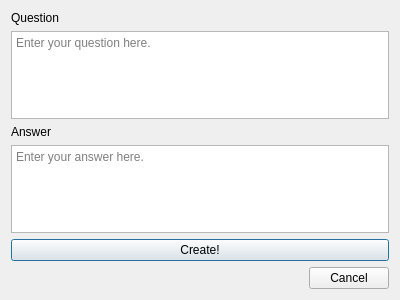
<?xml version="1.0" encoding="UTF-8"?>
<ui version="4.0">
 <class>AddCardDialog</class>
 <widget class="QDialog" name="AddCardDialog">
  <property name="geometry">
   <rect>
    <x>0</x>
    <y>0</y>
    <width>400</width>
    <height>300</height>
   </rect>
  </property>
  <property name="windowTitle">
   <string>Dialog</string>
  </property>
  <layout class="QVBoxLayout" name="verticalLayout">
   <item>
    <widget class="QLabel" name="questionLabel">
     <property name="text">
      <string>Question</string>
     </property>
    </widget>
   </item>
   <item>
    <widget class="QTextEdit" name="questionTextEdit">
     <property name="placeholderText">
      <string>Enter your question here.</string>
     </property>
    </widget>
   </item>
   <item>
    <widget class="QLabel" name="answerLabel">
     <property name="text">
      <string>Answer</string>
     </property>
    </widget>
   </item>
   <item>
    <widget class="QTextEdit" name="answerTextEdit">
     <property name="placeholderText">
      <string>Enter your answer here.</string>
     </property>
    </widget>
   </item>
   <item>
    <widget class="QPushButton" name="createCardButton">
     <property name="text">
      <string>Create!</string>
     </property>
    </widget>
   </item>
   <item>
    <layout class="QHBoxLayout" name="horizontalLayout">
     <property name="topMargin">
      <number>0</number>
     </property>
     <item>
      <spacer name="horizontalSpacer">
       <property name="orientation">
        <enum>Qt::Orientation::Horizontal</enum>
       </property>
       <property name="sizeHint" stdset="0">
        <size>
         <width>40</width>
         <height>20</height>
        </size>
       </property>
      </spacer>
     </item>
     <item>
      <widget class="QPushButton" name="cancelCardButton">
       <property name="text">
        <string>Cancel</string>
       </property>
      </widget>
     </item>
    </layout>
   </item>
  </layout>
 </widget>
 <resources/>
 <connections/>
</ui>
